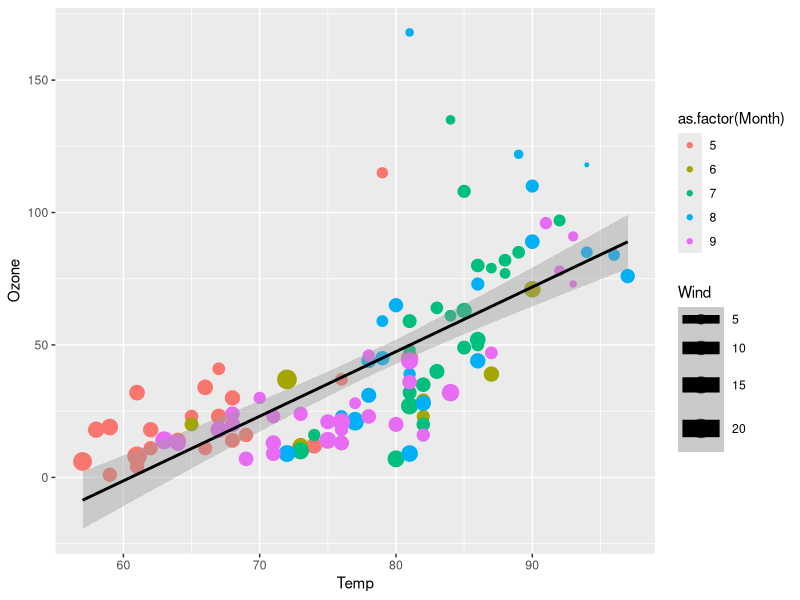

The R script that drew this image:
# Module 9 Assignment

library("ggplot2")
library("dplyr")

head(airquality)

airquality_clean <- na.omit(airquality)

ggplot(airquality_clean, aes(x = Temp, y = Ozone, color = as.factor(Month), size = Wind)) +
  geom_point() +
  geom_smooth(method = "lm", color = "black") + 
  labs(tite = "Ozone Levels vs. Temperature")
